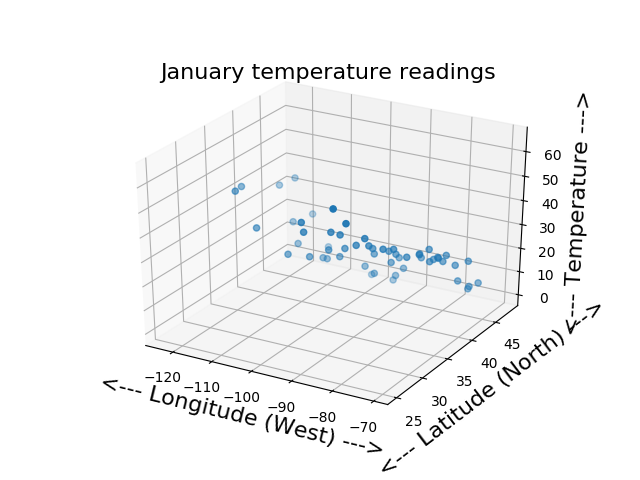

Python code for this plot:
#! /usr/bin/env python3
#
def temperature_scatter3d ( ):

#*****************************************************************************80
#
## temperature_scatter3d draws a 3d scatter plot of temperature reading locations.
#
#  Licensing:
#
#    This code is distributed under the GNU LGPL license.
#
#  Modified:
#
#    22 April 2019
#
#  Author:
#
#    John Burkardt
#
  import matplotlib.pyplot as plt
  from mpl_toolkits.mplot3d import Axes3D
  import numpy as np
  import platform

  print ( '' )
  print ( 'temperature_scatter3d:' )
  print ( '  Python version: %s' % ( platform.python_version ( ) ) )
  print ( '  Make a scatter plot of temperature reading locations.' )
#
#  Read temperature, -longitude, latitude.
#
  filename = 'temperature_data.txt'
  data = np.loadtxt ( filename )
#
#  Split the data.
#
  temperature = data[:,0]
  longitude = data[:,1]
  latitude = data[:,2]
#
#  Plot the data.
#
  fig = plt.figure ( )
  ax = fig.add_subplot ( 111, projection = '3d' )
  ax.scatter ( longitude, latitude, temperature )
  ax.grid ( True )
  ax.set_xlabel ( '<--- Longitude (West) --->', fontsize = 16 )
  ax.set_ylabel ( '<--- Latitude (North) --->', fontsize = 16 )
  ax.set_zlabel ( '<--- Temperature --->', fontsize = 16 )
  ax.set_title ( 'January temperature readings', fontsize = 16 )
  filename = 'temperature_scatter3d.png'
  plt.savefig ( filename )
  print ( '  Graphics saved as "%s"' % ( filename ) )
  plt.show ( block = False )
  plt.clf ( )
#
#  Terminate.
#
  print ( '' )
  print ( 'temperature_scatter3d' )
  print ( '  Normal end of execution.' )
  return

if ( __name__ == '__main__' ):
  from timestamp import timestamp
  timestamp ( )
  temperature_scatter3d ( )
  timestamp ( )
 
